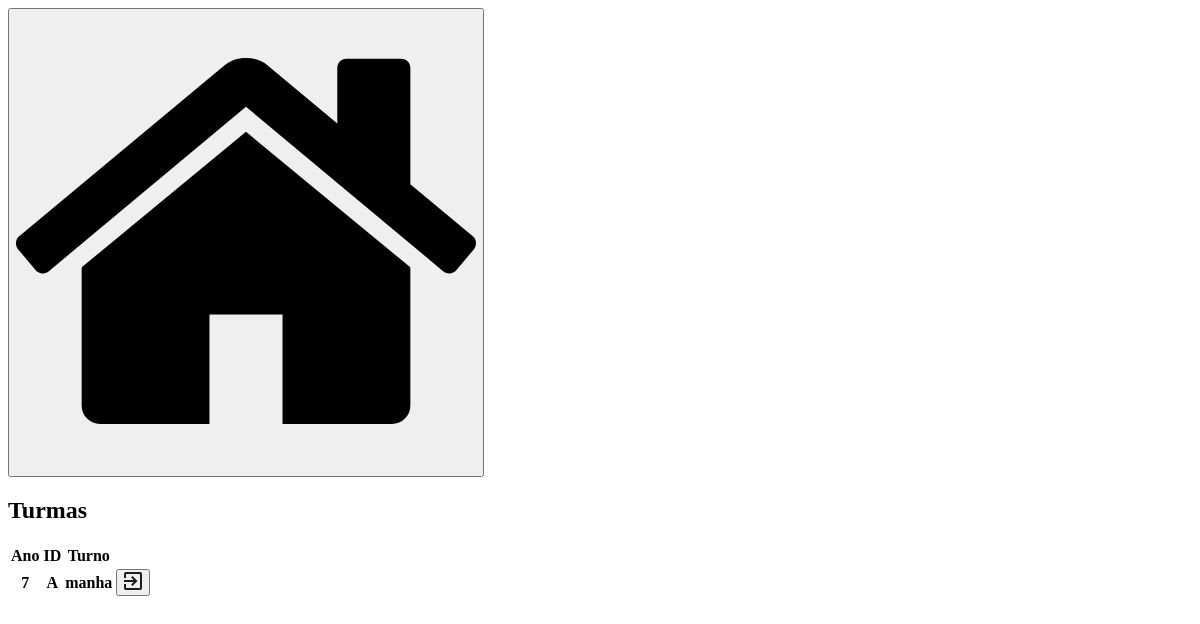
/src/Pages/teacher_scope/environments/schoolClass/schoolClassModule.php, run on an earlier commit of the app's database.
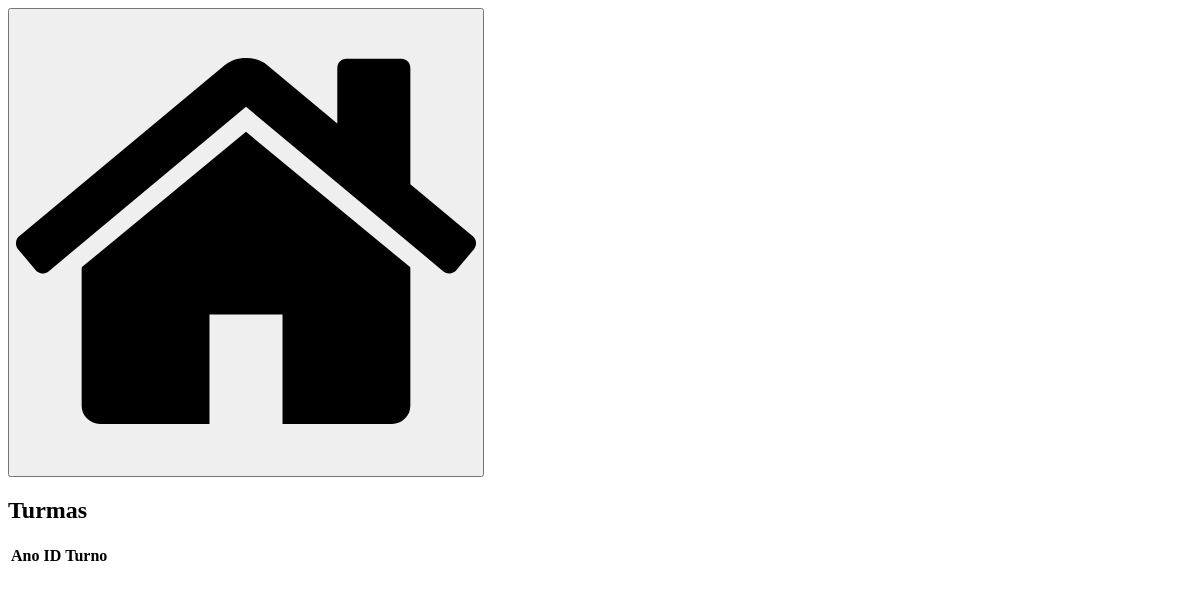
And on a later commit of the database.
### tables this page shows
CREATE TABLE school_classes 
    (
        id INTEGER PRIMARY KEY AUTOINCREMENT NOT NULL, 
        year TEXT NOT NULL, 
        identifier TEXT NOT NULL, 
        shift TEXT NOT NULL
    );

### src/Infrastructure/Repository/PdoSchoolClassRepository.php (called while the page is built, shortened)
<?php
class PdoSchoolClassRepository implements SchoolClassController
{
    private PDO $connection;
    public function __construct(PDO $connection)
    {
        $this->connection = $connection;
    }
    public function allClasses(): array
    {
        $statement = $this->connection->query('SELECT * FROM school_classes');
        return $this->getListOfCLasses($statement);
    }
    public function getListOfCLasses(PDOStatement $statement): array
    {
        $classesData = $statement->fetchAll(PDO::FETCH_ASSOC);
        $classesList = [];
        foreach ($classesData as $class) {
            $classesList[] = new SchoolClass(
                $class['id'],
                $class['year'],
                $class['identifier'],
                $class['shift']
            );
        }
        return $classesList;
    }
}

### src/Domain/Model/SchoolClass.php (called while the page is built, shortened)
<?php
class SchoolClass
{
    private ?int $id;
    private string $year;
    private string $identifier;
    private string $shift;
    public function __construct(?int $id, string $year, string $identifier, string $shift)
    {
        $this->id = $id;
        $this->year = $year;
        $this->identifier = $identifier;
        $this->shift = $shift;
    }
    public function getId()
    {
        return $this->id;
    }
    public function getYear(): string
    {
        return $this->year;
    }
    public function getIdentifier(): string
    {
        return $this->identifier;
    }
    public function getShift(): string
    {
        return $this->shift;
    }
}

### src/Pages/teacher_scope/environments/schoolClass/schoolClassModule.php (the view, shortened to what this page needs)
<?php
$connection = ConnectDatabase::connect();
$repository = new PdoSchoolClassRepository($connection);
$classes = [];
$classes += $repository->allClasses();
?>
<!DOCTYPE html>
<html lang="pt-br">
    <head>
    </head>
    <body>
        <h2>Turmas</h2>
        <div id="table-container">
            <table>
                <tr>
                    <th>Ano</th>
                    <th>ID</th>
                    <th>Turno</th>
                </tr>
                <?php foreach ($classes as $class) { ?>
                    <tr>
                        <th><?php echo $class->getYear(); ?></th>
                        <th><?php echo $class->getIdentifier(); ?></th>
                        <th><?php echo $class->getShift(); ?></th>
                        <th><button class="btn" id="go-to-class" onclick="window.location.href = 'schoolClass.php?id=<?php echo $class->getId()?>'">
                            <img src="../../imgs/go-to-class.svg" alt="go-to-class-icon">
                        </button></th>
                    </tr>
                <?php }?>
            </table>
        </div>
    </body>
</html>

What changed in the data, as far as the page shows it:
removed school_classes: year "7", identifier "A", shift "manha"
